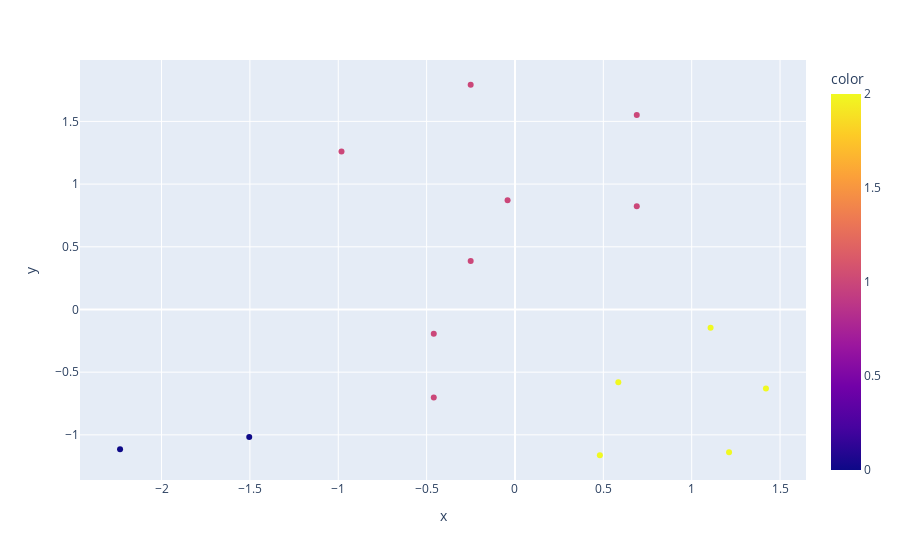

The code cell stored with this chart in its notebook:
### Code cell
grafico1 = px.scatter(x=base_salario[:,0],y=base_salario[:,1],color=rotulos)
grafico1.show()

### Figure 1 — Plotly figure (JSON) as saved in the notebook; plotly's stock layout.template omitted (floating-point values rounded to 4 significant figures)
{"data": [{"hovertemplate": "x=%{x}<br>y=%{y}<br>color=%{marker.color}<extra></extra>", "legendgroup": "", "marker": {"color": [0, 0, 1, 1, 2, 2, 2, 2, 2, 1, 1, 1, 1, 1, 1], "coloraxis": "coloraxis", "symbol": "circle"}, "mode": "markers", "name": "", "orientation": "v", "showlegend": false, "type": "scatter", "x": [-2.235, -1.504, -0.4595, -0.4595, 0.4803, 1.211, 1.42, 0.5848, 1.107, -0.9816, -0.2506, -0.04177, -0.2506, 0.6892, 0.6892], "xaxis": "x", "y": [-1.114, -1.017, -0.1938, -0.7024, -1.163, -1.138, -0.6297, -0.5813, -0.1453, 1.259, 0.3875, 0.8719, 1.792, 0.8235, 1.55], "yaxis": "y"}], "layout": {"coloraxis": {"colorbar": {"title": {"text": "color"}}, "colorscale": [[0, "#0d0887"], [0.1111, "#46039f"], [0.2222, "#7201a8"], [0.3333, "#9c179e"], [0.4444, "#bd3786"], [0.5556, "#d8576b"], [0.6667, "#ed7953"], [0.7778, "#fb9f3a"], [0.8889, "#fdca26"], [1, "#f0f921"]]}, "legend": {"tracegroupgap": 0}, "margin": {"t": 60}, "xaxis": {"anchor": "y", "domain": [0, 1], "title": {"text": "x"}}, "yaxis": {"anchor": "x", "domain": [0, 1], "title": {"text": "y"}}}}
